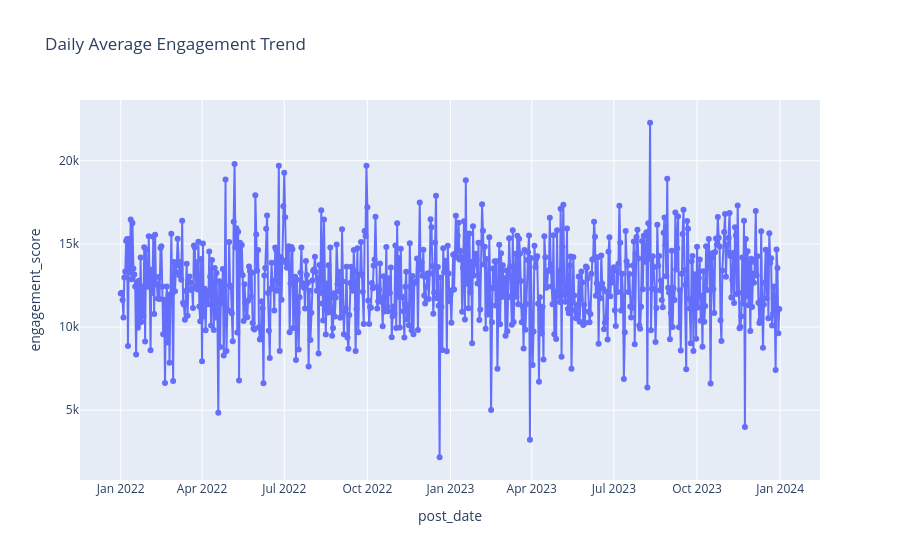

The notebook cell this image was saved under:
### Markdown cell above
**PLOTLY**

### Code cell
# Chart 13: Interactive Line Chart – Daily Engagement
daily_df = (
    df.groupby('post_date', as_index=False)['engagement_score']
    .mean()
)
fig = px.line(
    daily_df,
    x='post_date',
    y='engagement_score',
    title='Daily Average Engagement Trend',
    markers=True
)
fig.show()

### Figure 1 — Plotly figure (JSON) as saved in the notebook; plotly's stock layout.template omitted (floating-point values rounded to 4 significant figures; data arrays with more than 128 entries replaced by an {"elided": "..."} marker saying what was removed)
{"data": [{"hovertemplate": "post_date=%{x}<br>engagement_score=%{y}<extra></extra>", "legendgroup": "", "line": {"color": "#636efa", "dash": "solid"}, "marker": {"symbol": "circle"}, "mode": "lines+markers", "name": "", "orientation": "v", "showlegend": false, "type": "scatter", "x": {"elided": "729 str values"}, "xaxis": "x", "y": {"elided": "729 float values"}, "yaxis": "y"}], "layout": {"legend": {"tracegroupgap": 0}, "title": {"text": "Daily Average Engagement Trend"}, "xaxis": {"anchor": "y", "domain": [0, 1], "title": {"text": "post_date"}}, "yaxis": {"anchor": "x", "domain": [0, 1], "title": {"text": "engagement_score"}}}}
